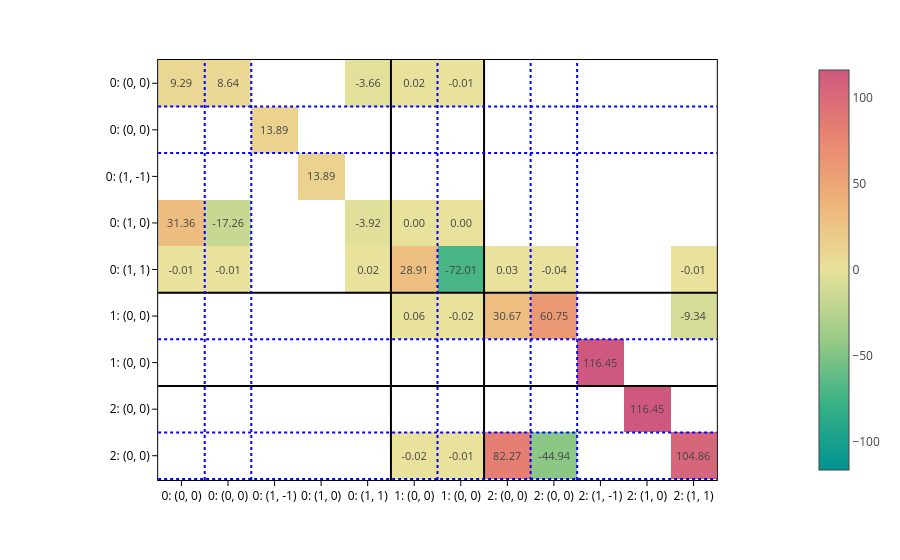

Notebook code cell kept with this figure:
### Markdown cell above
You can of course plot the predicted matrices:

### Code cell
matrix = processor.matrix_from_data(data, predictions=out)
from matplotlib import pyplot as plt
plot_basis_matrix(
    matrix[0]*1e6,
    config1,
    point_lines={"color": "black"},
    basis_lines={"color": "blue"},
    colorscale="temps",
    text=".2f",
    basis_labels=True,
).show()

### Figure 1 — Plotly figure (JSON) as saved in the notebook; plotly's stock layout.template omitted (floating-point values rounded to 4 significant figures)
{"data": [{"coloraxis": "coloraxis", "hovertemplate": "x: %{x}<br>y: %{y}<br>color: %{z}<extra></extra>", "name": "0", "texttemplate": "%{z:.2f}", "type": "heatmap", "xaxis": "x", "yaxis": "y", "z": [[9.293, 8.636, null, null, -3.655, 0.01809, -0.006219, null, null, null, null, null], [null, null, 13.89, null, null, null, null, null, null, null, null, null], [null, null, null, 13.89, null, null, null, null, null, null, null, null], [31.36, -17.26, null, null, -3.923, 0.001005, -9.187e-07, null, null, null, null, null], [-0.005912, -0.006686, null, null, 0.01565, 28.91, -72.01, 0.02553, -0.03845, null, null, -0.00726], [null, null, null, null, null, 0.06408, -0.02248, 30.67, 60.75, null, null, -9.345], [null, null, null, null, null, null, null, null, null, 116.5, null, null], [null, null, null, null, null, null, null, null, null, null, 116.5, null], [null, null, null, null, null, -0.02053, -0.01034, 82.27, -44.94, null, null, 104.9]]}], "layout": {"coloraxis": {"cmid": 0, "colorscale": [[0, "rgb(0, 147, 146)"], [0.1667, "rgb(57, 177, 133)"], [0.3333, "rgb(156, 203, 134)"], [0.5, "rgb(233, 226, 156)"], [0.6667, "rgb(238, 180, 121)"], [0.8333, "rgb(232, 132, 113)"], [1, "rgb(207, 89, 126)"]]}, "margin": {"t": 60}, "shapes": [{"line": {"color": "black"}, "type": "line", "x0": 0, "x1": 1, "xref": "x domain", "y0": 4.5, "y1": 4.5, "yref": "y"}, {"line": {"color": "black"}, "type": "line", "x0": 4.5, "x1": 4.5, "xref": "x", "y0": 0, "y1": 1, "yref": "y domain"}, {"line": {"color": "black"}, "type": "line", "x0": 0, "x1": 1, "xref": "x domain", "y0": 6.5, "y1": 6.5, "yref": "y"}, {"line": {"color": "black"}, "type": "line", "x0": 6.5, "x1": 6.5, "xref": "x", "y0": 0, "y1": 1, "yref": "y domain"}, {"line": {"color": "blue", "dash": "dot"}, "type": "line", "x0": 0, "x1": 1, "xref": "x domain", "y0": 0.5, "y1": 0.5, "yref": "y"}, {"line": {"color": "blue", "dash": "dot"}, "type": "line", "x0": 0.5, "x1": 0.5, "xref": "x", "y0": 0, "y1": 1, "yref": "y domain"}, {"line": {"color": "blue", "dash": "dot"}, "type": "line", "x0": 0, "x1": 1, "xref": "x domain", "y0": 1.5, "y1": 1.5, "yref": "y"}, {"line": {"color": "blue", "dash": "dot"}, "type": "line", "x0": 1.5, "x1": 1.5, "xref": "x", "y0": 0, "y1": 1, "yref": "y domain"}, {"line": {"color": "blue", "dash": "dot"}, "type": "line", "x0": 0, "x1": 1, "xref": "x domain", "y0": 5.5, "y1": 5.5, "yref": "y"}, {"line": {"color": "blue", "dash": "dot"}, "type": "line", "x0": 5.5, "x1": 5.5, "xref": "x", "y0": 0, "y1": 1, "yref": "y domain"}, {"line": {"color": "blue", "dash": "dot"}, "type": "line", "x0": 0, "x1": 1, "xref": "x domain", "y0": 7.5, "y1": 7.5, "yref": "y"}, {"line": {"color": "blue", "dash": "dot"}, "type": "line", "x0": 7.5, "x1": 7.5, "xref": "x", "y0": 0, "y1": 1, "yref": "y domain"}, {"line": {"color": "blue", "dash": "dot"}, "type": "line", "x0": 0, "x1": 1, "xref": "x domain", "y0": 8.5, "y1": 8.5, "yref": "y"}, {"line": {"color": "blue", "dash": "dot"}, "type": "line", "x0": 8.5, "x1": 8.5, "xref": "x", "y0": 0, "y1": 1, "yref": "y domain"}], "xaxis": {"anchor": "y", "constrain": "domain", "domain": [0, 1], "scaleanchor": "y", "ticktext": ["0: (0, 0)", "0: (0, 0)", "0: (1, -1)", "0: (1, 0)", "0: (1, 1)", "1: (0, 0)", "1: (0, 0)", "2: (0, 0)", "2: (0, 0)", "2: (1, -1)", "2: (1, 0)", "2: (1, 1)"], "tickvals": [0, 1, 2, 3, 4, 5, 6, 7, 8, 9, 10, 11]}, "yaxis": {"anchor": "x", "autorange": "reversed", "constrain": "domain", "domain": [0, 1], "ticktext": ["0: (0, 0)", "0: (0, 0)", "0: (1, -1)", "0: (1, 0)", "0: (1, 1)", "1: (0, 0)", "1: (0, 0)", "2: (0, 0)", "2: (0, 0)", "2: (1, -1)", "2: (1, 0)", "2: (1, 1)"], "tickvals": [0, 1, 2, 3, 4, 5, 6, 7, 8, 9, 10, 11]}}}
